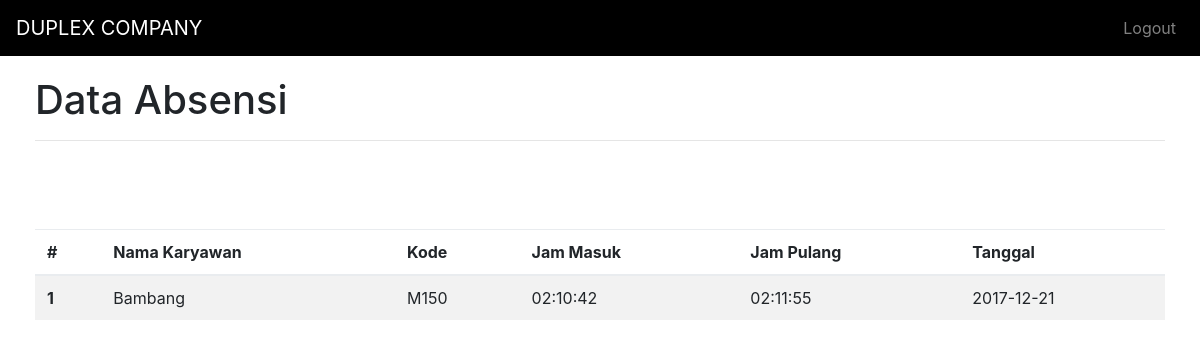
Screenshot of /absen_view.php (signed in) with the database file from the repository.
### tables this page shows
CREATE TABLE IF NOT EXISTS `absen` (
  `id_absen` int(11) NOT NULL,
  `jam_masuk` time NOT NULL,
  `jam_pulang` time DEFAULT NULL,
  `tanggal` date NOT NULL,
  `kode` varchar(25) NOT NULL
);

CREATE TABLE IF NOT EXISTS `karyawan` (
  `id_kry` int(11) NOT NULL,
  `nama_kry` varchar(100) NOT NULL,
  `kode` varchar(25) NOT NULL,
  `password` varchar(100) NOT NULL,
  `user_level` enum('admin','user') DEFAULT 'user',
  `id_div` int(11) NOT NULL
);

### absen_view.php (the view, shortened to what this page needs)
<?php
    $kode = $_SESSION['kode'];
    include("koneksi.php");
    $query = "SELECT absen.id_absen, karyawan.nama_kry, absen.kode, absen.jam_masuk, absen.jam_pulang, absen.tanggal FROM absen INNER JOIN karyawan ON absen.kode=karyawan.kode  WHERE absen.kode ='$kode'";
    $hasil = mysqli_query($db, $query);
?>
<html lang="en">
<head>
    <link href="vendor/bootstrap/css/bootstrap.min.css" rel="stylesheet">
    <link rel="stylesheet" href="lib/css/default.css" />
    <link href="css/simple-sidebar.css" rel="stylesheet">
    <link href="css/custom.css" rel="stylesheet">
     <link rel="stylesheet" href="http://code.jquery.com/ui/1.11.4/themes/smoothness/jquery-ui.css">
    <link rel="css/stylesheet" href="css/default.css" />
</head>
<body>
        <?php include('navbar_karyawan.php'); ?>
        <div id="page-content-wrapper">
            <div class="container-fluid">
                <h1>Data Absensi</h1>
                <hr><br>
                 <br /><br />
                <table class="table table-striped">
                    <thead>
                        <tr>
                            <th scope="col">#</th>
                            <th scope="col">Nama Karyawan</th>
                            <th scope="col">Kode</th>
                            <th scope="col">Jam Masuk</th>
                            <th scope="col">Jam Pulang</th>
                            <th scope="col">Tanggal</th>
                        </tr>
                    </thead>
                    <tbody>
                        <?php
                            $i = 0;
                            while($row=mysqli_fetch_assoc($hasil))
                            {
                                $i++;
                        ?>
                        <tr>
                            <th scope="row"><?php echo $i; ?></th>
                            <td><?php echo $row['nama_kry']; ?></td>
                            <td><?php echo $row['kode']; ?></td>
                            <td><?php echo $row['jam_masuk']; ?></td>
                            <td><?php echo $row['jam_pulang']; ?></td>
                            <td><?php echo $row['tanggal']; ?></td>
                        </tr>
                        <?php
                            }
                        ?>
                    </tbody>
                </table>
            </div>
        </div>
    <link rel="stylesheet" href="http://code.jquery.com/ui/1.11.4/themes/smoothness/jquery-ui.css">
</body>
</html>
<link rel="stylesheet" href="lib/css/default.css" />

### css/simple-sidebar.css (style rules this page uses)
body { overflow-x: hidden; }
#page-content-wrapper { width: 100%; position: absolute; padding: 15px; }
@media (min-width:768px) { #page-content-wrapper { padding: 20px; position: relative; } }

### rows the page displays
absen: karyawan.nama_kry "Bambang", kode "M150", jam_masuk "02:10:42", jam_pulang "02:11:55", tanggal "2017-12-21"
